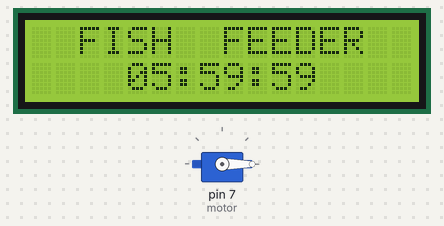
The sketch below on a simulated Arduino Uno, built with avr-gcc and run on an emulated ATmega328P. Shown: servo, 16×2 character LCD.

Above: at 0.1 s.
At 4.1 s:
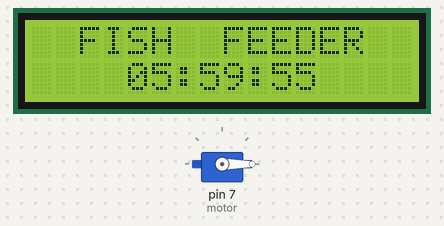
At 9.1 s:
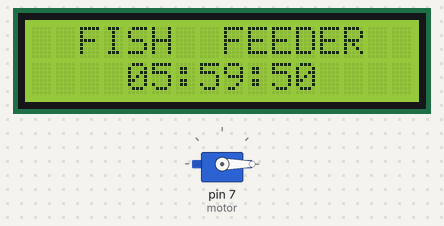
At 19.1 s:
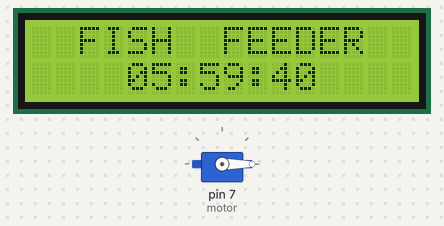
At 29.1 s:
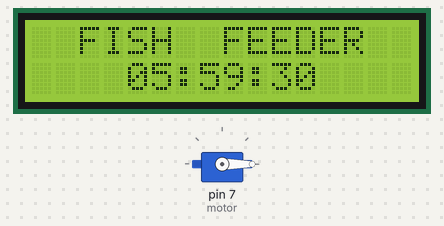
At 39.1 s:
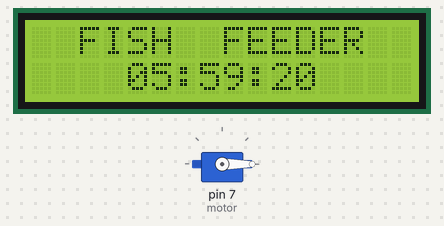

The sketch:

arduino_fishfeeder.ino
```cpp
/*
  CODE BY: https://github.com/anakidandaa/ArduinoUno-FishFeeder
  FOR : AUTOMATIC FISH FEEDER
  BOARD : ARDUINO UNO R3
  SENSOR : -
  TOOLS : I2c 16x2 LCD, Servo
  HOW IT WORKS : Set timer for the servo to open the tube of the fish food. No more forgetting to feed the fish.
*/


//Library Include
#include <Wire.h>
#include <LCD.h>
#include <LiquidCrystal_I2C.h> //wire library for I2C
#include <Servo.h> //servo library


// Define LCD pinout & I2C Address - change if reqiuired
const int  en = 2, rw = 1, rs = 0, d4 = 4, d5 = 5, d6 = 6, d7 = 7, bl = 3;
const int i2c_addr = 0x27;

//Define tools
LiquidCrystal_I2C lcd(i2c_addr, en, rw, rs, d4, d5, d6, d7, bl, POSITIVE);
Servo motor;

//Set data
long hour = 5, minute = 59, second = 59; //Setting countdown time
long countdown_time = (hour * 3600) + (minute * 60) + second;
static unsigned long startTime = millis();

void setup() {
  //Define servo pin
  motor.attach(7);
  motor.write(0);

  //Set LCD (change if you use 20x4)
  lcd.begin(16, 2);
  lcd.backlight();

  //Set LCD Display
  lcd.setCursor(0, 0);
  lcd.print("  FISH  FEEDER  ");

}

void loop() {
  long countdowntime_seconds = countdown_time - ((millis() - startTime) / 1000); //To see how long the timer has been running

  //Starting Countdown
  if (countdowntime_seconds >= 0) {
    long countdown_hour = countdowntime_seconds / 3600; //Hour Setting
    long countdown_minute = ((countdowntime_seconds / 60) % 60); //Minute Setting
    long countdown_sec = countdowntime_seconds % 60; //Second Setting

    //Set LCD display
    lcd.setCursor(4, 1);
    if (countdown_hour < 10) {
      lcd.print("0");
    }
    lcd.print(countdown_hour);
    lcd.print(":");
    if (countdown_minute < 10) {
      lcd.print("0");
    }
    lcd.print(countdown_minute);
    lcd.print(":");
    if (countdown_sec < 10) {
      lcd.print("0");
    }
    lcd.print(countdown_sec); //Displaying Countdown
  }

  else
  {
    motor.write(300); //Opening tube (servo)
    delay(500);
    motor.write(0); //Closing tube (servo)
    delay(500);
    startTime = millis();  // Restart countdown
  }
}
```

Measured:
- what the display in image 1 shows lasts 1.0 s, from 4.0 s to 5.0 s
